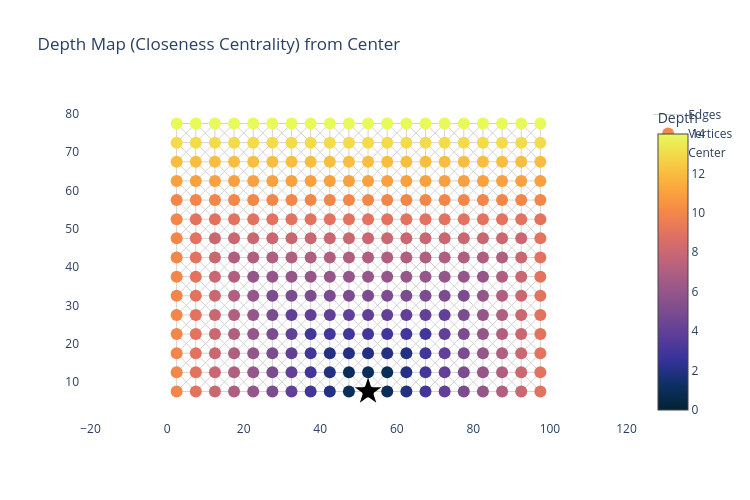

Write notebook code for a chart like this one.
### Code cell
# Visualize depth map
fig = go.Figure()

# Draw edges
edges = grid_graph.Edges()
edge_x = []
edge_y = []
for edge in edges:
    start, end = edge.Vertices()
    edge_x.extend([start.X(), end.X(), None])
    edge_y.extend([start.Y(), end.Y(), None])

fig.add_trace(go.Scatter(
    x=edge_x, y=edge_y,
    mode='lines',
    line=dict(color='lightgray', width=1),
    name='Edges'
))

# Draw vertices colored by depth
max_depth = max(depth_map) if max(depth_map) > 0 else 1
colors = [get_thermal_color(d, 0, max_depth) for d in depth_map]

vx = [v.X() for v in vertices]
vy = [v.Y() for v in vertices]

fig.add_trace(go.Scatter(
    x=vx, y=vy,
    mode='markers',
    marker=dict(size=12, color=depth_map, colorscale='Thermal', showscale=True,
                colorbar=dict(title='Depth')),
    text=[f'Depth: {d}' for d in depth_map],
    hoverinfo='text',
    name='Vertices'
))

# Highlight center
fig.add_trace(go.Scatter(
    x=[center_vertex.X()],
    y=[center_vertex.Y()],
    mode='markers',
    marker=dict(size=20, color='black', symbol='star'),
    name='Center'
))

fig.update_layout(
    title="Depth Map (Closeness Centrality) from Center",
    width=750,
    height=500,
    yaxis=dict(scaleanchor='x'),
    plot_bgcolor='white'
)

fig.show()

### Figure 1 — Plotly figure (JSON) as saved in the notebook; plotly's stock layout.template omitted (floating-point values rounded to 4 significant figures; data arrays with more than 128 entries replaced by an {"elided": "..."} marker saying what was removed)
{"data": [{"line": {"color": "lightgray", "width": 1}, "mode": "lines", "name": "Edges", "type": "scatter", "x": {"elided": "3291 float values"}, "y": {"elided": "3291 float values"}}, {"hoverinfo": "text", "marker": {"color": {"elided": "300 int values"}, "colorbar": {"title": {"text": "Depth"}}, "colorscale": [[0, "rgb(3, 35, 51)"], [0.09091, "rgb(13, 48, 100)"], [0.1818, "rgb(53, 50, 155)"], [0.2727, "rgb(93, 62, 153)"], [0.3636, "rgb(126, 77, 143)"], [0.4545, "rgb(158, 89, 135)"], [0.5455, "rgb(193, 100, 121)"], [0.6364, "rgb(225, 113, 97)"], [0.7273, "rgb(246, 139, 69)"], [0.8182, "rgb(251, 173, 60)"], [0.9091, "rgb(246, 211, 70)"], [1, "rgb(231, 250, 90)"]], "showscale": true, "size": 12}, "mode": "markers", "name": "Vertices", "text": {"elided": "300 str values"}, "type": "scatter", "x": {"elided": "300 float values"}, "y": {"elided": "300 float values"}}, {"marker": {"color": "black", "size": 20, "symbol": "star"}, "mode": "markers", "name": "Center", "type": "scatter", "x": [52.5], "y": [7.5]}], "layout": {"height": 500, "plot_bgcolor": "white", "title": {"text": "Depth Map (Closeness Centrality) from Center"}, "width": 750, "yaxis": {"scaleanchor": "x"}}}
